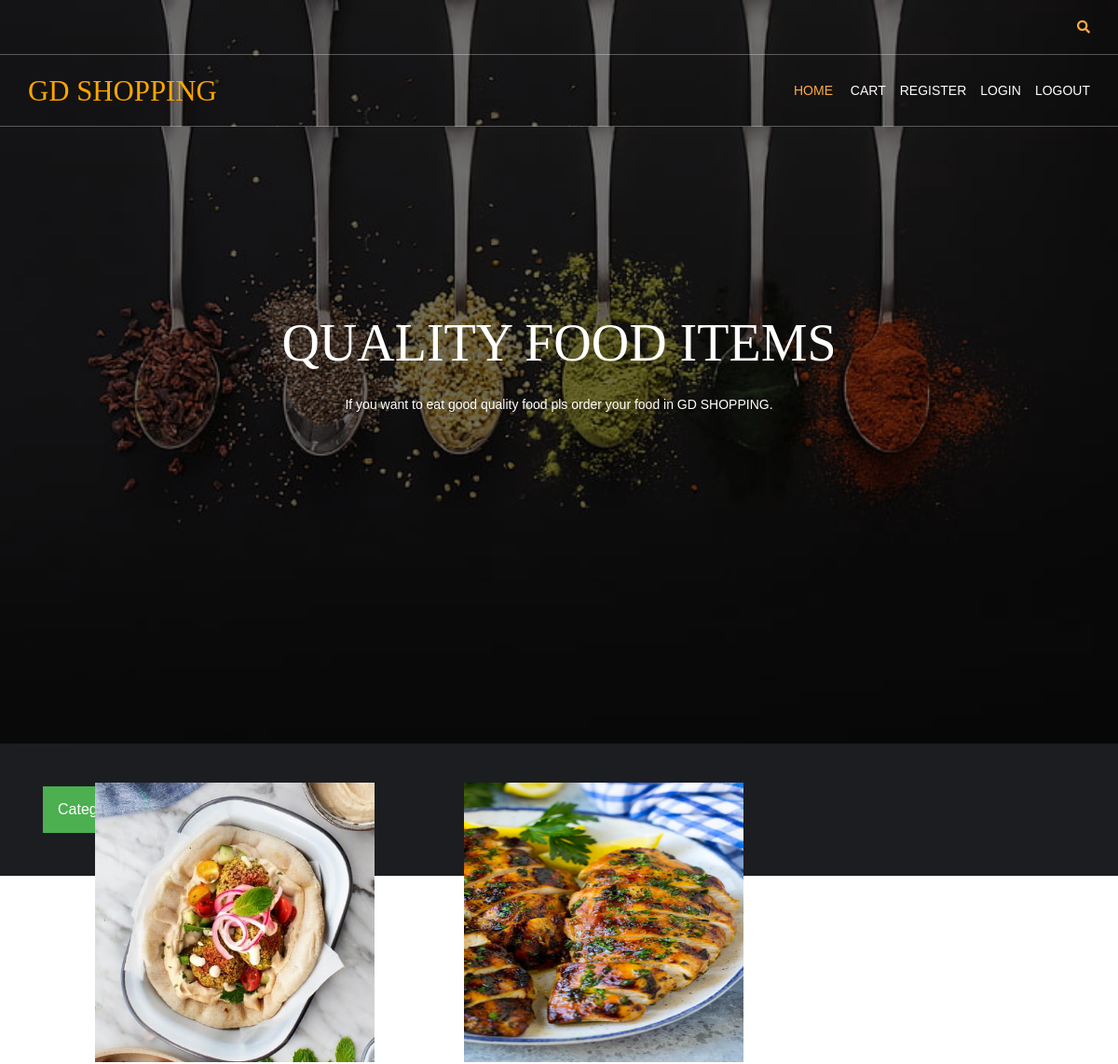
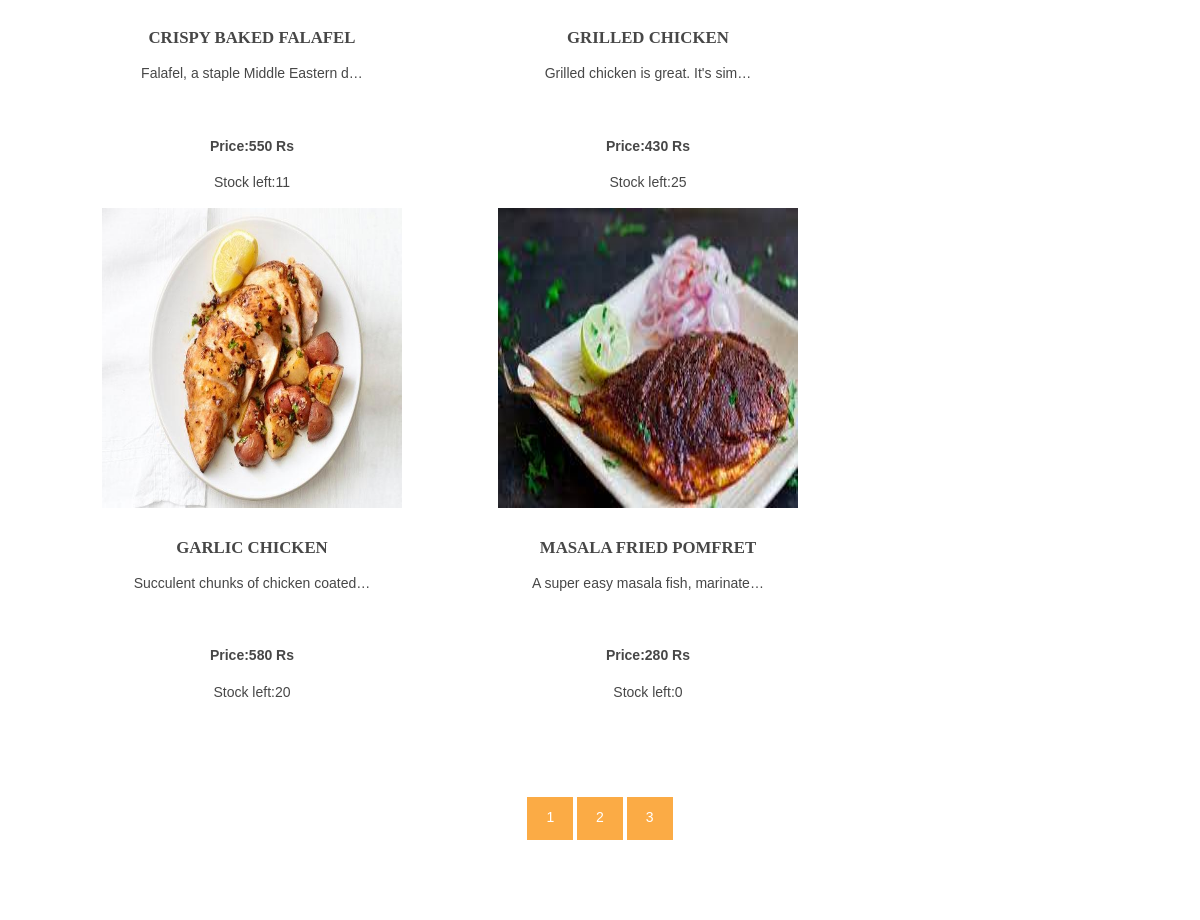
Screenshot of /?page=2 with the database file from the repository (2 pictures, top to bottom).
### shop/models.py (models this page shows, shortened)
class products(models.Model):
    name = models.CharField(max_length=100, unique=True)
    slug = models.SlugField(max_length=100, unique=True)
    img = models.ImageField(upload_to='product')
    desc = models.TextField()
    stock = models.IntegerField()
    available = models.BooleanField()
    price = models.IntegerField()
    category=models.ForeignKey(categ,on_delete=models.CASCADE)
    def get_url(self):
        return reverse('details', args=[self.category.slug, self.slug])

### shop/views.py (the view)
# urls.py: 2. Add a URL to urlpatterns:  path('', views.home, name='home')
def home(request,c_slug=None):
    c_page=None
    prodt=None
    if c_slug!=None:
        c_page=get_object_or_404(categ,slug=c_slug)
        prodt=products.objects.filter(category=c_page,available=True)
    else:
        prodt=products.objects.all().filter(available=True)
    cat=categ.objects.all()
    paginator=Paginator(prodt,4)
    try:
        page=int(request.GET.get('page','1'))
    except:
        page=1
    try:
        pro=paginator.page(page)
    except(EmptyPage,InvalidPage):
        pro=paginator.page(paginator.num_pages)
    return render(request,"index.html",{'pr':prodt,"ct":cat,'pg':pro})

### cart/context_processor.py (called while the page is built)
def count(request):
    item_count=0
    if 'admin' in request.path:
        return {}
    else:
        try:
            ct=cartlist.objects.filter(cart_id=c_id(request))
            cti=items.objects.all().filter(cart=ct[:1])
            for c in cti:
                item_count += c.quan
        except cartlist.DoesNotExist:
            item_count=0
        return dict(itc=item_count)

### cart/views.py (called while the page is built)
def c_id(request):
    ct_id=request.session.session_key
    if not ct_id:
        ct_id=request.session.create()
    return ct_id

### shop/models.py (called while the page is built)
    def get_url(self):
        return reverse('prod_cat',args=[self.slug])

### templates/index.html (shortened to what this page needs)
{% extends 'base.html' %}
{% load static %}
{% block content %}
<html lang="">
<head>
<link href="{% static 'hm/layout/styles/layout.css' %}" rel="stylesheet" type="text/css" media="all">
</head>
<body id="top">
<div class="bgded overlay" style="background-image:url({% static 'hm/images/demo/backgrounds/bg.jpg' %});">
  <div id="pageintro" class="hoc clear">
    <article>
      <h3 class="heading">QUALITY FOOD ITEMS</h3>
      <p>If you want to eat good quality food pls order your food in GD SHOPPING.</p>
    </article>
  </div>
</div>
<div class="dropdown">
  <button class="dropbtn">Categories</button>
</div>
<div class="wrapper row3">
  <main class="hoc container clear">
    <section id="introblocks">
      <ul class="nospace group btmspace-80">
        {% for i in pg.object_list %}
        <li class="one_third">
          <figure><a class="imgover" href="{{i.get_url}}"><img src="{{i.img.url}}" alt="" style="height:300;width:300";></a>
            <figcaption>
              <h6 class="heading">{{i.name}}</h6>
              <p>{{i.desc|truncatechars:35}}</p><br>
              <p><b>Price:{{i.price}} Rs</b></p>
              <p>Stock left:{{i.stock}}</p>
            </figcaption>
          </figure>
        </li>
        {% endfor %}
      </ul>
    </section>
    <center>
      {% for p in pg.paginator.page_range %}
      <a href="?page={{p}}" class="btn btn-light btn-sm {% if pg_number == p %} active {% endif %}">{{p}}</a>
      {% endfor %}
    </center>
  </main>
</div>
</body>
</html>
{% endblock %}

### static/hm/layout/styles/layout.css (style rules this page uses)
#pageintro { padding:200px 0 300px; }
#pageintro article, #pageintro article p { display:block; max-width:75%; margin:0 auto; text-align:center; }
#pageintro article p { max-width:65%; line-height:2rem; }
#pageintro .heading { margin-bottom:20px; font-size:4rem; }
.container { padding:80px 0; }
#introblocks { display:block; position:relative; margin:-180px 0 0 0; z-index:1; text-align:center; }
#introblocks figure figcaption { display:block; padding:30px 0 0 0; text-align:center; }
#introblocks figure figcaption .heading { font-size:1.2rem; font-weight:700; margin-bottom:0; }
*, *::before, *::after { transition:all .3s ease-in-out; }
body { color:#A5A6AA; background-color:#1C1D21; }
a { color:#FBAB45; }
.overlay { color:#FFFFFF; background-color:inherit; }
.overlay::after { color:inherit; background-color:rgba(0,0,0,.55); }
.btn, .btn.inverse:hover { color:#FFFFFF; background-color:#FBAB45; border-color:#FBAB45; }
.imgover, .imgover:hover::after { color:#FFFFFF; }
.row3 { color:#474747; background-color:#FFFFFF; }
#pageintro { color:#FFFFFF; }
@media screen and (min-width:1140px) { .hoc { max-width:1140px; } }

### static/hm/layout/styles/framework.css (style rules this page uses)
html { overflow-y:scroll; overflow-x:hidden; }
html, body { margin:0; padding:0; font-size:14px; line-height:1.6em; }
*, *::before, *::after { box-sizing:border-box; }
.nospace { margin:0; padding:0; list-style:none; }
.overlay { position:relative; z-index:1; }
.overlay::after { display:block; position:absolute; top:0; left:0; width:100%; height:100%; content:""; z-index:-1; }
.bgded { background-position:top center; background-repeat:no-repeat; background-size:cover; }
.btn { display:inline-block; padding:8px 18px 10px; text-transform:uppercase; border:1px solid; }
.clear, .group { display:block; }
.clear::before, .clear::after, .group::before, .group::after { display:table; content:""; }
.clear, .clear::after, .group, .group::after { clear:both; }
a { outline:none; text-decoration:none; }
img { width:auto; max-width:100%; height:auto; margin:0; padding:0; border:none; line-height:normal; vertical-align:middle; }
.imgover { display:inline-block; position:relative; max-width:100%; }
.imgover::before, .imgover::after { display:block; position:absolute; content:""; text-align:center; opacity:0; }
.imgover::before { top:0; right:0; bottom:0; left:0; }
.imgover::after { top:50%; left:50%; width:50px; height:50px; line-height:50px; margin:-25px 0 0 -25px; font-family:"Font Awesome\ 5 Free"; font-weight:900; content:"\f067"; font-size:28px; }
body, input, textarea, select { font-family:Verdana, Geneva, sans-serif; }
h1, h2, h3, h4, h5, h6, .heading { font-family:Georgia, "Times New Roman", Times, serif; }
label, input, textarea, select, button { display:block; resize:none; outline:none; color:inherit; font-size:inherit; font-family:inherit; vertical-align:middle; }
::placeholder { opacity:1; }
h1, h2, h3, h4, h5, h6, .heading { margin:0 0 20px 0; font-size:1.4rem; line-height:normal; font-weight:normal; text-transform:uppercase; }
.wrapper { display:block; position:relative; width:100%; margin:0; padding:0; text-align:left; word-wrap:break-word; }
.hoc { display:block; margin:0 auto; }
address, article, aside, figcaption, figure, footer, header, main, nav, section { display:block; margin:0; padding:0; }
.one_half, .one_third, .two_third, .one_quarter, .two_quarter, .three_quarter { display:inline-block; float:left; margin:0 0 0 4.21052%; list-style:none; }
.one_third { width:30.52631%; }
.btmspace-80 { margin-bottom:80px; }

### templates/index.html (style rules this page uses)
.dropbtn { background-color: #4CAF50; color: white; padding: 16px; font-size: 16px; border: none; cursor: pointer; }
.dropdown { position: relative; display: inline-block; padding: 46px; }

### rows the page displays
products: img (picture), name "CRISPY BAKED FALAFEL", desc "Falafel, a staple Middle Eastern d…", price "550", stock "11"
products: img (picture), name "GRILLED CHICKEN", desc "Grilled chicken is great. It's sim…", price "430", stock "25"
products: img (picture), name "GARLIC CHICKEN", desc "Succulent chunks of chicken coated…", price "580", stock "20"
products: img (picture), name "MASALA FRIED POMFRET", desc "A super easy masala fish, marinate…", price "280", stock "0"

### other values shown
{{ p }} "1" "2" "3"
